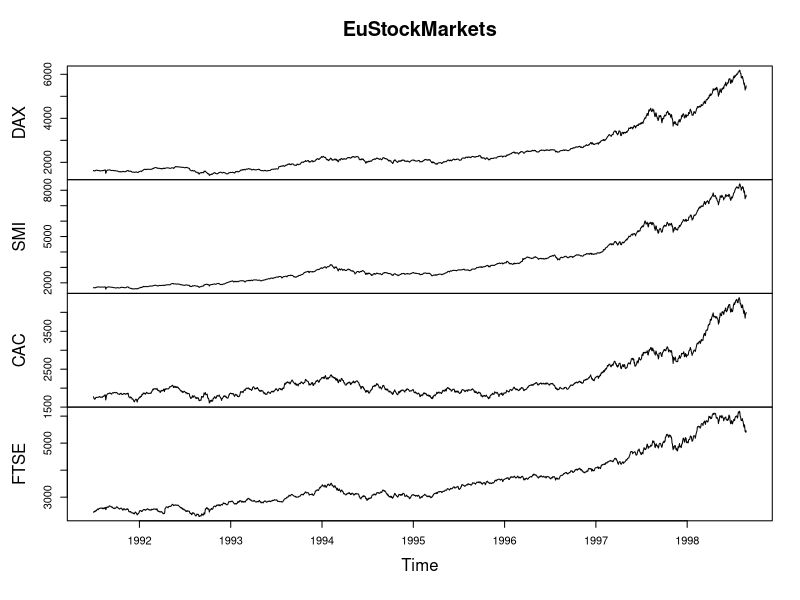
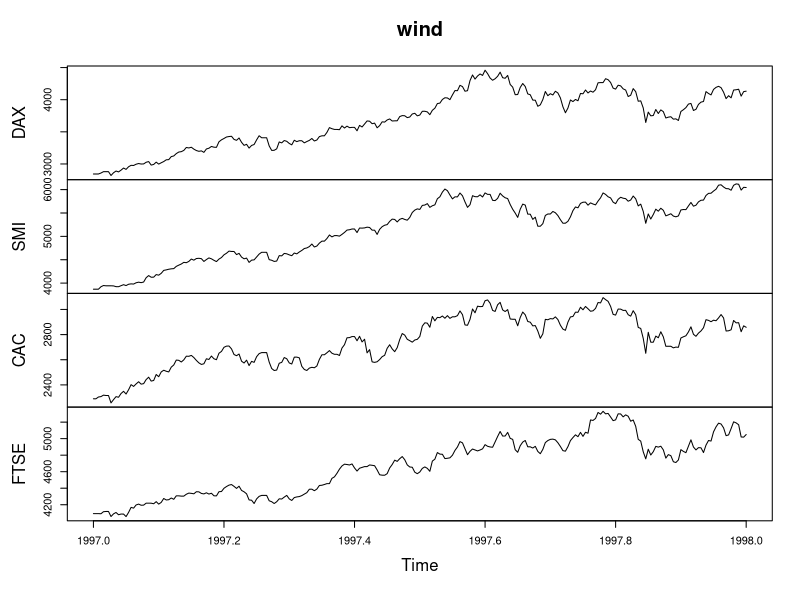
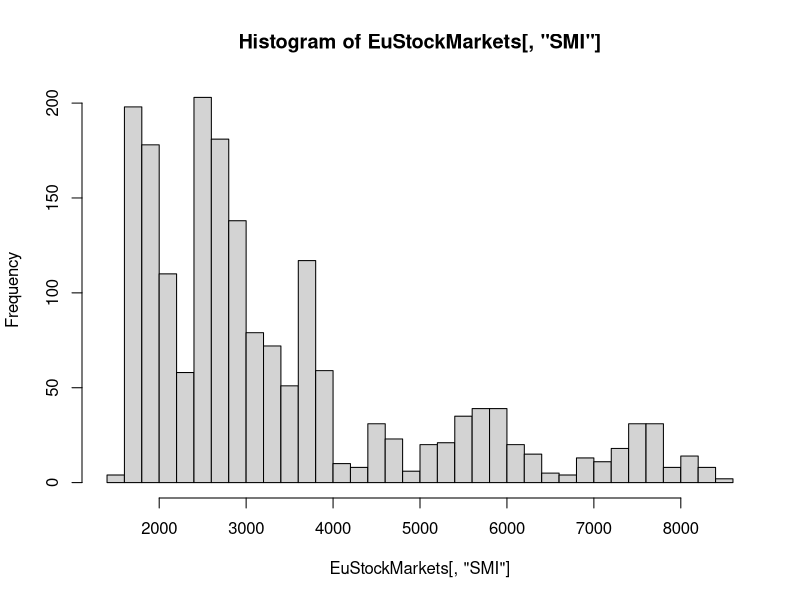
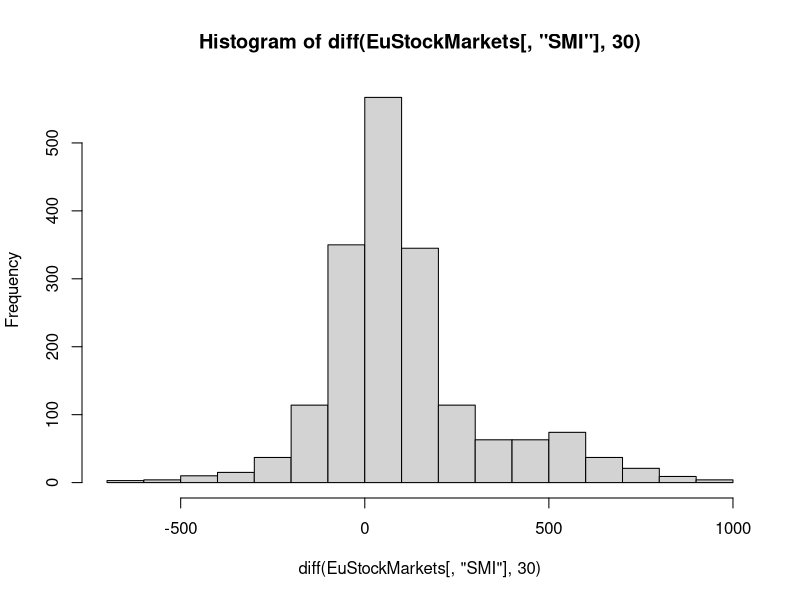
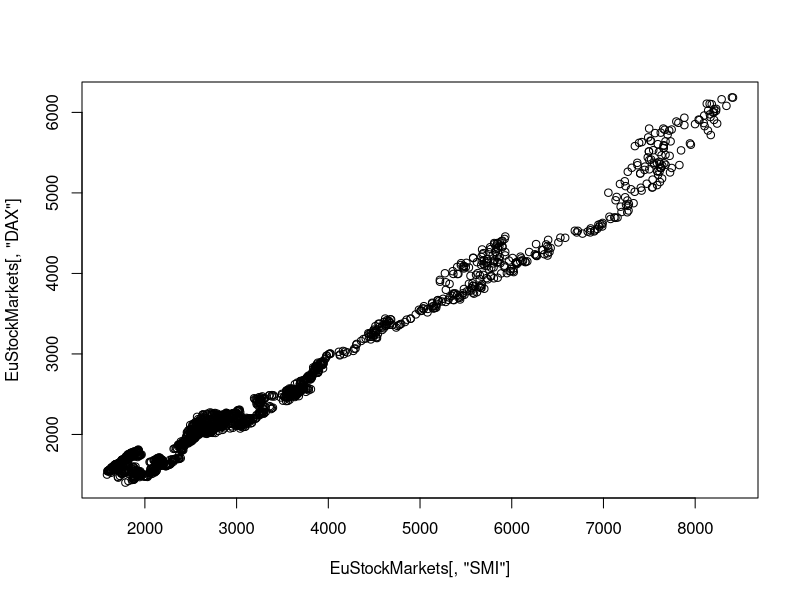
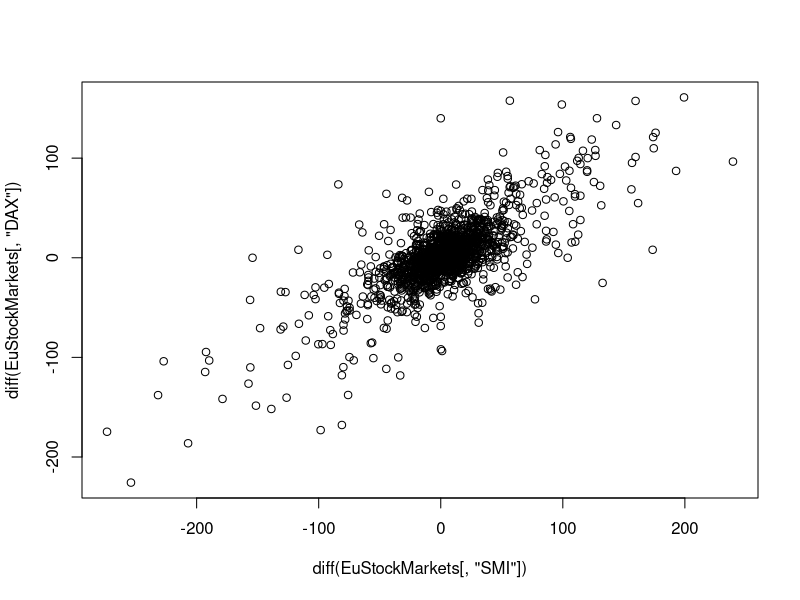
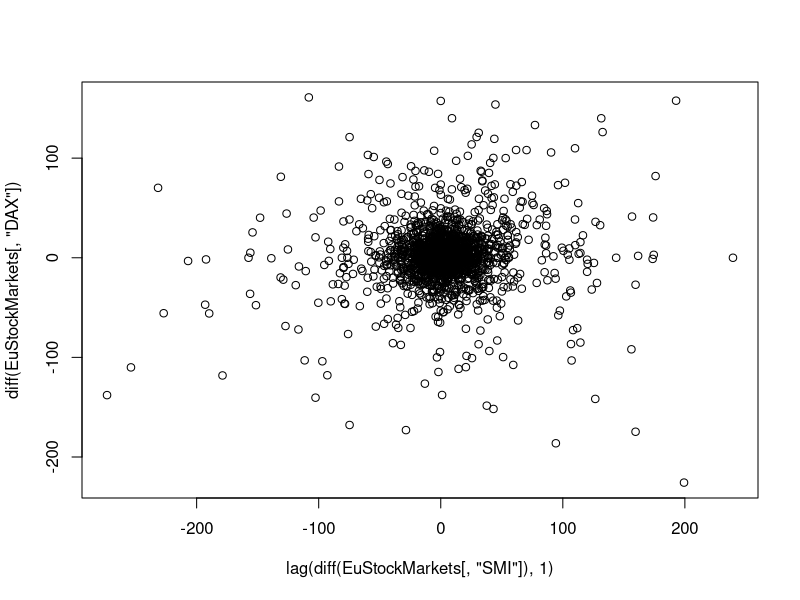
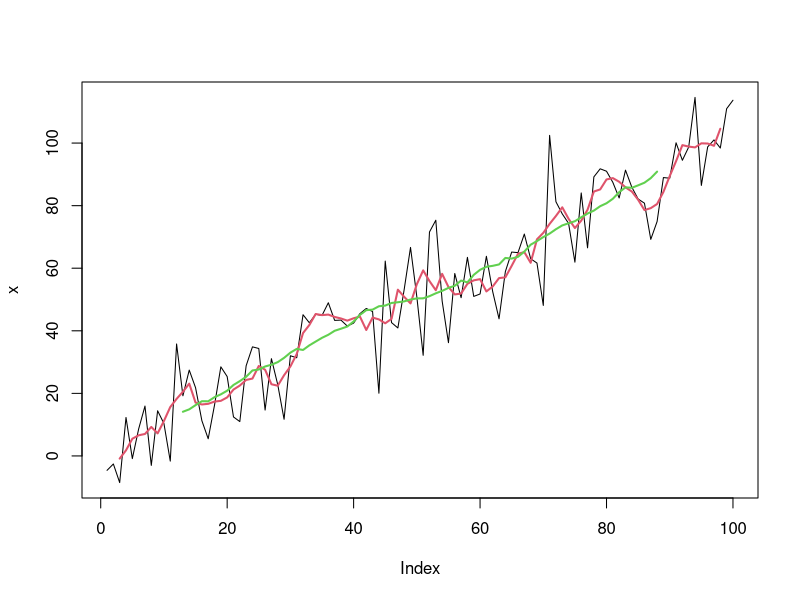

These charts were generated, in order, by the following R code:
head(EuStockMarkets)
plot(EuStockMarkets)
class(EuStockMarkets)
frequency(EuStockMarkets)
start(EuStockMarkets)
end(EuStockMarkets)
wind <- window(EuStockMarkets, start=1997, end=1998)
wind
plot(wind)
hist(EuStockMarkets[, 'SMI'], 30)
hist(diff(EuStockMarkets[, 'SMI'], 30))
plot(EuStockMarkets[, 'SMI'], EuStockMarkets[, 'DAX'])
plot(diff(EuStockMarkets[, 'SMI']), diff(EuStockMarkets[, 'DAX']))
plot(lag(diff(EuStockMarkets[, 'SMI']), 1), diff(EuStockMarkets[, 'DAX']))


# Window functions
x <- rnorm(100, sd=10) + 1:100
mn <- function(n) { rep(1/n, n) }

plot(x, type='l')
lines(filter(x, mn(5)), col=2, lw=2)
lines(filter(x, mn(25)), col=3, lw=2)